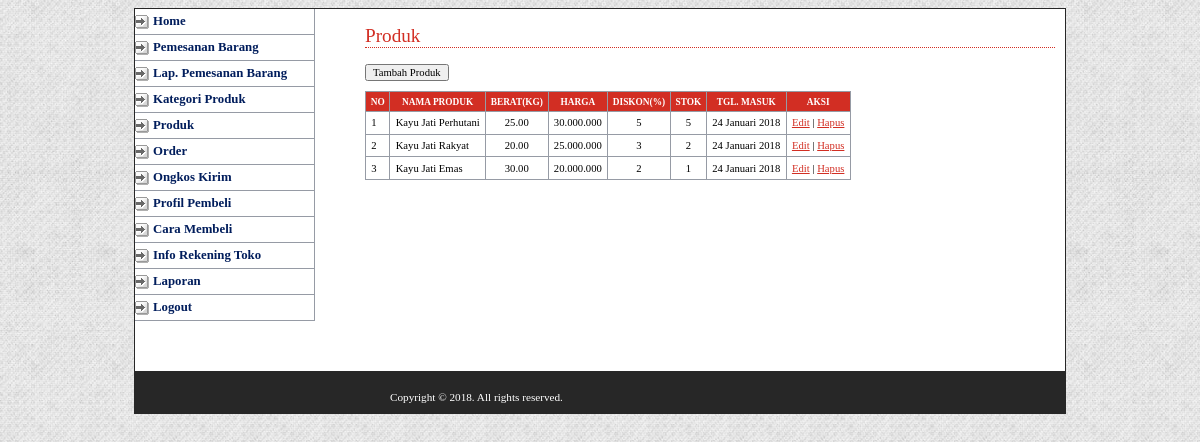
The page /adminweb/media.php?module=produk (signed in) on the database its author committed.
### tables this page shows
CREATE TABLE `produk` (
  `id_produk` int(5) NOT NULL,
  `id_kategori` int(5) NOT NULL,
  `nama_produk` varchar(100) NOT NULL,
  `deskripsi` text NOT NULL,
  `harga` int(20) NOT NULL,
  `stok` int(5) NOT NULL,
  `berat` decimal(5,2) UNSIGNED NOT NULL DEFAULT '0.00',
  `tgl_masuk` date NOT NULL,
  `gambar` varchar(100) NOT NULL,
  `dibeli` int(5) NOT NULL DEFAULT '1',
  `diskon` int(5) NOT NULL
);

### config/fungsi_rupiah.php (called while the page is built)
<?php
function format_rupiah($angka){
  $rupiah=number_format($angka,0,',','.');
  return $rupiah;
}
?>

### config/fungsi_indotgl.php (called while the page is built, shortened)
<?php
	function tgl_indo($tgl){
			$tanggal = substr($tgl,8,2);
			$bulan = getBulan(substr($tgl,5,2));
			$tahun = substr($tgl,0,4);
			return $tanggal.' '.$bulan.' '.$tahun;
	}
	function getBulan($bln){
				switch ($bln){
					case 1:
						return "Januari";
						break;
				}
			}
?>

### adminweb/modul/mod_produk/produk.php (the view, shortened to what this page needs)
<?php
 if (empty($_SESSION['username']) AND empty($_SESSION['passuser'])){
  echo "<link href='style.css' rel='stylesheet' type='text/css'>
 <center>Untuk mengakses modul, Anda harus login <br>";
  echo "<a href=../../index.php><b>LOGIN</b></a></center>";
}
else{
$aksi="modul/mod_produk/aksi_produk.php";
switch($_GET[act]){
  default:
    echo "<h2>Produk</h2>
          <input type=button value='Tambah Produk' onclick=\"window.location.href='?module=produk&act=tambahproduk';\">
          <table>
          <tr><th>no</th><th>nama produk</th><th>berat(kg)</th><th>harga</th><th>diskon(%)</th><th>stok</th><th>tgl. masuk</th><th>aksi</th></tr>";
    $tampil = mysql_query("SELECT * FROM produk ORDER BY id_produk DESC");
    $no = $posisi+1;
    while($r=mysql_fetch_array($tampil)){
      $tanggal=tgl_indo($r[tgl_masuk]);
      $harga=format_rupiah($r[harga]);
      echo "<tr><td>$no</td>
                <td>$r[nama_produk]</td>
                <td align=center>$r[berat]</td>
                <td>$harga</td>
                <td align=center>$r[diskon]</td>
                <td align=center>$r[stok]</td>
                <td>$tanggal</td>
		            <td><a href=?module=produk&act=editproduk&id=$r[id_produk]>Edit</a> |
		                <a href='$aksi?module=produk&act=hapus&id=$r[id_produk]&namafile=$r[gambar]'>Hapus</a></td>
		        </tr>";
      $no++;
    }
    echo "</table>";
    break;
}
}
?>

### adminweb/style.css (style rules this page uses)
body { font-family: Tahoma; text-align: center; background:url(images/bg.jpg) left top repeat; }
a:link,a:visited { color:#D22E23; }
h2 { font: normal 120% Georgia; color: #D22E23; background-color: transparent; border-bottom: 1px dotted #D22E23; }
table { font-family: Tahoma; font-size: 8pt; border-width: 1px; border-style: solid; border-color: #999999; border-collapse: collapse; margin: 10px 0px; }
th { color: #FFFFFF; font-size: 7pt; text-transform: uppercase; text-align: center; padding: 0.5em; border-width: 1px; border-style: solid; border-color: #969BA5; border-collapse: collapse; background-color: #D22E23; }
td { padding: 0.5em; vertical-align: top; border-width: 1px; border-style: solid; border-color: #969BA5; border-collapse: collapse; }
input,textarea,select { font-family: Tahoma; font-size: 8pt; }

### rows shown on the page
produk: nama_produk "Kayu Jati Perhutani", berat "25.00", harga "30.000.000", diskon "5", stok "5", tgl_masuk "24 Januari 2018"
produk: nama_produk "Kayu Jati Rakyat", berat "20.00", harga "25.000.000", diskon "3", stok "2", tgl_masuk "24 Januari 2018"
produk: nama_produk "Kayu Jati Emas", berat "30.00", harga "20.000.000", diskon "2", stok "1", tgl_masuk "24 Januari 2018"
